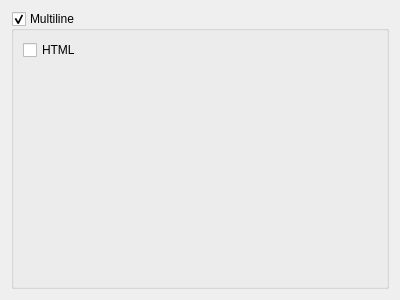
<?xml version="1.0" encoding="UTF-8"?>
<ui version="4.0">
 <class>TextEditConfigDlg</class>
 <widget class="QWidget" name="TextEditConfigDlg">
  <property name="geometry">
   <rect>
    <x>0</x>
    <y>0</y>
    <width>400</width>
    <height>300</height>
   </rect>
  </property>
  <property name="windowTitle">
   <string>Form</string>
  </property>
  <layout class="QGridLayout" name="gridLayout">
   <item row="0" column="0">
    <widget class="QGroupBox" name="mIsMultiline">
     <property name="title">
      <string>Multiline</string>
     </property>
     <property name="checkable">
      <bool>true</bool>
     </property>
     <layout class="QFormLayout" name="formLayout">
      <item row="0" column="0">
       <widget class="QCheckBox" name="mUseHtml">
        <property name="text">
         <string>HTML</string>
        </property>
       </widget>
      </item>
     </layout>
    </widget>
   </item>
  </layout>
 </widget>
 <resources/>
 <connections/>
</ui>
